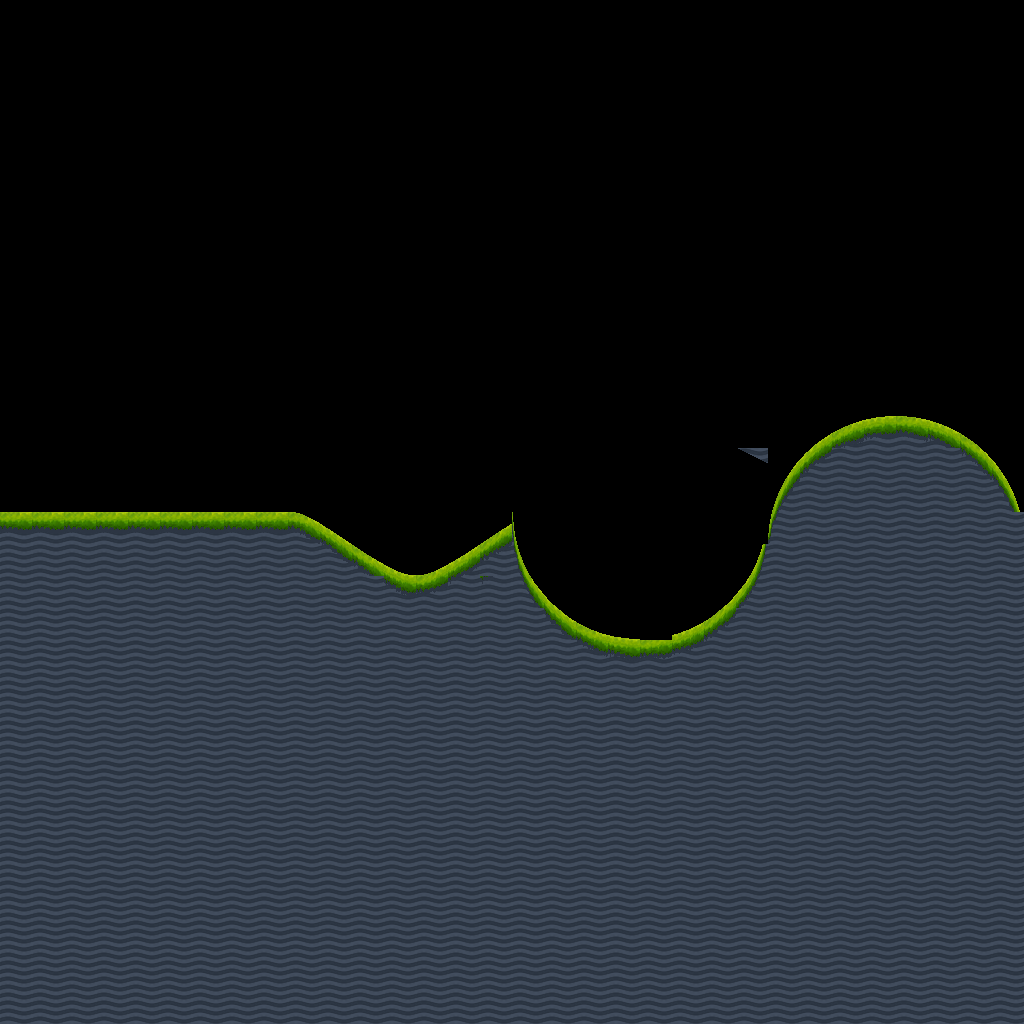

A level layout from a 2D game, rendered from its tile map. Below: a short description, then the map file with tile-grid data replaced by summaries:
An orthogonal 32x32 tile map with 32x32 px tiles, 1 tile layer (Tile Layer 1) and 19 objects (start).

<map version="1.4" tiledversion="1.4.3" orientation="orthogonal" renderorder="right-down" width="32" height="32" tilewidth="32" tileheight="32" infinite="0" nextlayerid="3" nextobjectid="64">
 <tileset firstgid="1" source="bluehills_bcsilva.tsx" />
 <layer id="1" name="Tile Layer 1" width="32" height="32">
  <data>[1024 cells, 513 non-empty, 46 distinct tile ids]</data>
 </layer>
 <objectgroup id="2" name="ground">
  <object id="27" x="6.66667" y="513.333" width="278.667" height="97.3333" />
  <object id="31" x="286" y="514.5">
   <polygon points="0,0 22.5,4.5 58,26.5 96,51 97,94 0.5,96.5" />
  </object>
  <object id="32" x="383" y="566">
   <polygon points="0,0 25.5,12 37.5,12 63.5,5 93,-16.5 94,41.5 1,41" />
  </object>
  <object id="33" x="475.5" y="550">
   <polygon points="0,0 36,-25 42,1.5 64.5,42.5 78.5,54 4,58" />
  </object>
  <object id="42" x="480" y="610">
   <polygon points="0,0 71.5,-4 58.5,62" />
  </object>
  <object id="43" x="480" y="610">
   <polygon points="0,0 71.5,-4 58.5,62" />
  </object>
  <object id="45" x="800.5" y="464">
   <polygon points="0,0 19.5,-23 59,-40.5 96.5,-44 87,97 2,99" />
  </object>
  <object id="46" x="898" y="420">
   <polygon points="0,0 34,3.5 74.5,24 100,51.5 101.5,147.5 -9,139.5" />
  </object>
  <object id="47" x="999" y="472.5">
   <polygon points="0,0 24,42.5 25.5,94 -0.5,93.5" />
  </object>
  <object id="50" name="start" x="16" y="501.5">
   <point />
  </object>
  <object id="51" x="556.667" y="607.333">
   <polygon points="0,0 28.6667,19.3333 22.6667,64 -16,63.3333" />
  </object>
  <object id="52" x="587.333" y="630">
   <polygon points="0,0 26.6667,7.33333 25.3333,40.6667 -5.33333,40" />
  </object>
  <object id="53" x="617.333" y="638.667">
   <polygon points="0,0 26.6667,2.66667 27.3333,32 -3.33333,33.3333" />
  </object>
  <object id="54" x="644.667" y="640">
   <polygon points="0,0 34.6667,-3.33333 38,29.3333 2.66667,32.6667" />
  </object>
  <object id="55" x="679.333" y="637.333">
   <polygon points="0,0 35.3333,-16 40.6667,28 3.33333,36.6667" />
  </object>
  <object id="56" x="714" y="622">
   <polygon points="0,0 26,-26.6667 32.6667,24 7.33333,33.3333" />
  </object>
  <object id="57" x="740" y="595.333">
   <polygon points="0,0 24.6667,-50.6667 22.6667,20 9.33333,24.6667" />
  </object>
  <object id="59" x="764" y="544.667">
   <polygon points="0,0 14,-44.6667 17.3333,30 1.33333,44.6667" />
  </object>
  <object id="60" x="780" y="501.333">
   <polygon points="0,0 19.3333,-38 22,61.3333 3.33333,74" />
  </object>
 </objectgroup>
</map>
